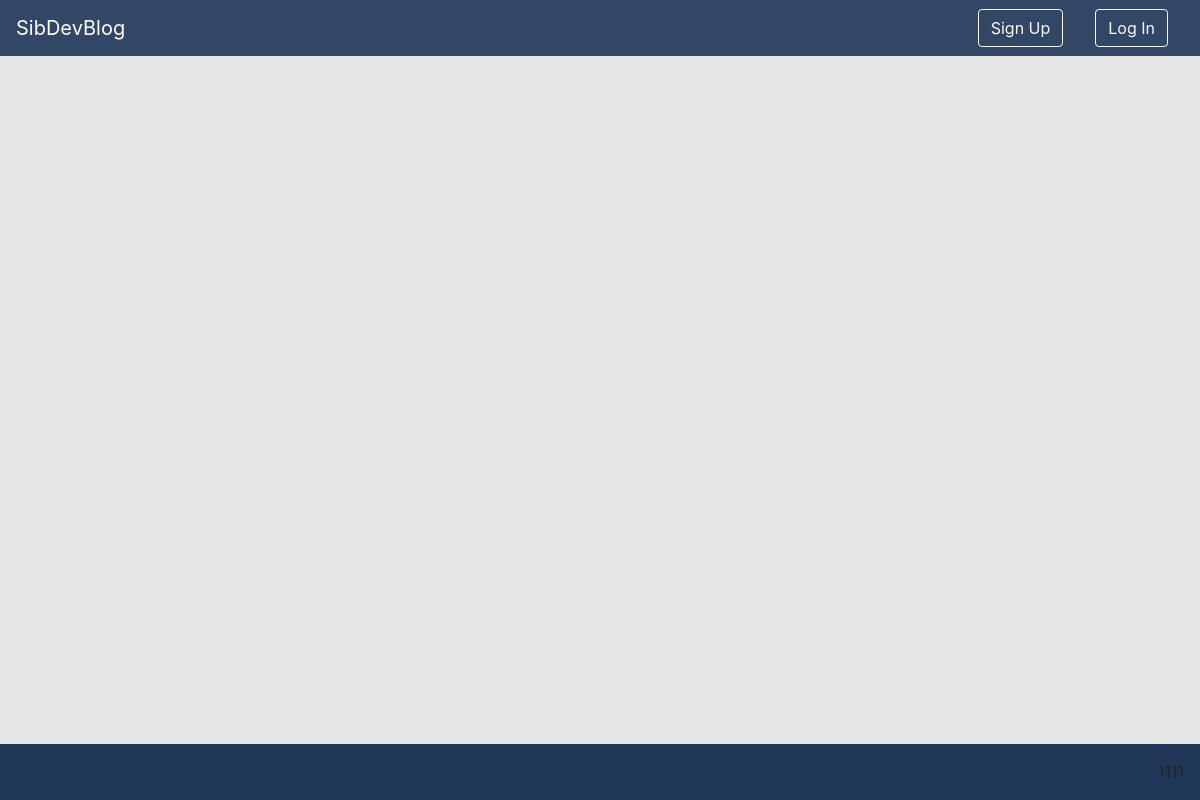
The app's page /index/, older data.
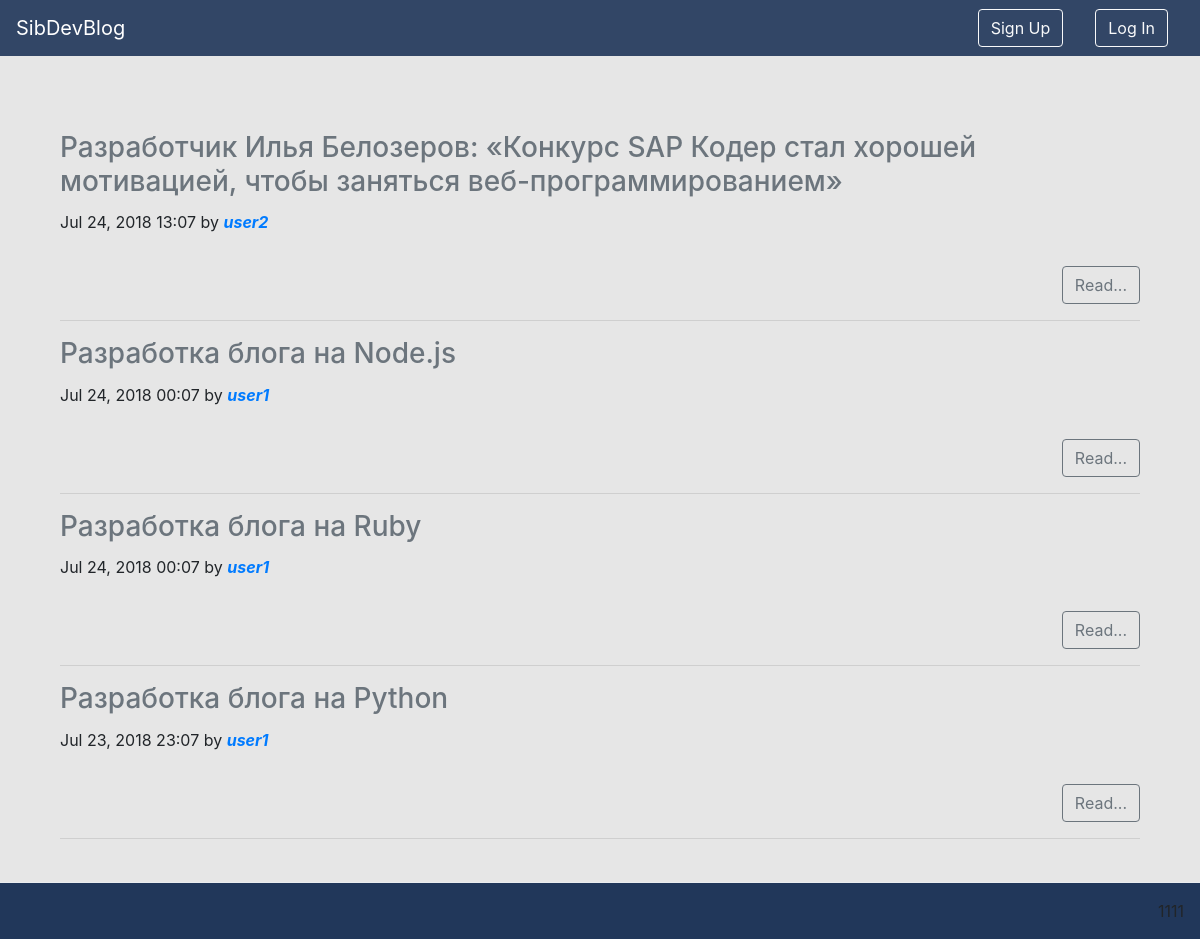
The same page, newer data.
### blog/models.py (models this page shows, shortened)
class Posts(models.Model):
    title = models.CharField(null=False, blank=False, max_length=200, verbose_name="Title")
    pretext = models.TextField(null=False, blank=False, max_length=500, verbose_name="Pre-text")
    text = models.TextField(null=False, blank=False, verbose_name="Text")
    author = models.ForeignKey(to=Users, on_delete=models.SET_NULL, null=True, blank=False, verbose_name="Author of post")
    published_date = models.DateTimeField(auto_now_add=True, verbose_name="Published date")
    class Meta:
        verbose_name = "Post"
        verbose_name_plural = "Posts"

class Users(AbstractUser):
    username = models.CharField(null=False, blank=False, max_length=100, verbose_name="Login", unique=True)
    password = models.CharField(null=False, blank=False, max_length=500, verbose_name="Password")
    email = models.EmailField(blank=False, null=False, max_length=100, verbose_name='E-mail', unique=True)
    class Meta:
        verbose_name = "User"
        verbose_name_plural = "Users"
    def __str__(self):
        return self.username

### blog/views.py (the view)
# urls.py: path('index/', views.index, name='index'),
def index(request):
    context = {'user': request.user}
    paginator = Paginator(Posts.objects.all().order_by('-published_date'), 10)
    page = request.GET.get('page')      # TODO: что тут происходит???
    try:
        context['posts'] = paginator.page(page)
    except PageNotAnInteger:
        context['posts'] = paginator.page(1)
    except EmptyPage:
        context['posts'] = paginator.page(paginator.num_pages)
    return render(request, "index.html", context=context)

### templates/index.html (shortened to what this page needs)
{% extends "base.html" %}
{% block login_logout_register_block %}
    {% if user.is_authenticated %}
        <a class="btn btn-outline-light mx-3" href="{% url "profile" user.username %}">Profile</a>
        <a class="btn btn-outline-light mx-3" href={% url "deauth" %}>Log Out</a>
    {% else %}
        <a class="btn btn-outline-light mx-3" href={% url "register" %}>Sign Up</a>
        <a class="btn btn-outline-light mx-3" href={% url "auth" %}>Log In</a>
    {% endif %}
{% endblock %}
{% block content %}
    <div class="container">
        {% if posts %}
            {% for post in posts %}
                <article>
                    <a class="text-secondary" style="text-decoration: none" href={% url 'post' post.pk %}>
                        <h3 class="card-title"> {{ post.title }} </h3>
                    <p>
                        {{ post.published_date|date:"M d, Y H:m" }} by
                        <a class="font-italic alert-link" style="text-decoration: none" href="{% url 'profile' post.author %}">{{ post.author }}</a>
                    </p>
                    <div class="d-flex justify-content-end">
                        <a class="btn btn-outline-secondary mt-3" href="{% url 'post' post.pk %}">Read...</a>
                    </div>
                </article>
                <hr>
            {% endfor %}
        {% endif %}
    </div>
{% endblock %}

### templates/base.html (shortened to what this page needs)
{% load static %}
<!DOCTYPE html>
<html lang="en">
<head>
    <link rel="stylesheet" href=" {% static 'css/bootstrap.css' %}">
</head>
<body style="background: #e6e6e6">
    <nav class="navbar navbar-dark sticky-top" style="background: rgba(6, 31, 71, 0.8); margin-bottom: 75px">
        <div class="d-flex justify-content-start">
            <a class="navbar-brand" href={% url 'index' %}>SibDevBlog</a>
        </div>
        <div class="d-flex justify-content-end">
            {% block login_logout_register_block %}{% endblock %}
        </div>
    </nav>
    <main role="main" class="container" style="margin-bottom: 100px">
        {% block content %}{% endblock %}
    </main>
    <footer class="fixed-bottom modal-footer" style="background: rgba(6, 31, 71, 0.88)">
    </footer>
</body>

### templates/base.html (style rules this page uses)
a[style] { background: none !important; }

Row changes from the older to the newer data that the page shows:
added Posts: title "Разработчик Илья Белозеров: «Конкурс SAP Кодер стал хорошей мотивацией, чтобы заняться веб-программированием»", published_date "Jul 24, 2018 13:07", author "user2"
added Posts: title "Разработка блога на Node.js", published_date "Jul 24, 2018 00:07", author "user1"
added Posts: title "Разработка блога на Ruby", published_date "Jul 24, 2018 00:07", author "user1"
added Posts: title "Разработка блога на Python", published_date "Jul 23, 2018 23:07", author "user1"
